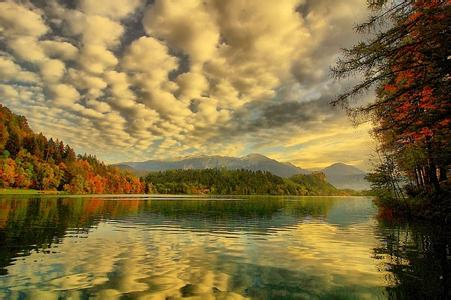
//> input picture 练习/仿射变换/build/bin/1.jpeg, 451 x 300 px
$ ./c   (built with g++ and OpenCV 4)
//> lines starting //> are read from the running program, lines starting //| are printed output that depends on the picture
#include<opencv2/opencv.hpp>
#include<iostream>
using namespace cv;
using namespace std;
int main(int argc,char**argv)
{
    Point2f srcTr[3];//定义原图上三个点（三点确定一平面）
    Point2f dstTr[3];//目标图上三点
    Mat rotMat(2,3,CV_32FC1);//warp仿射矩阵和旋转矩阵都是2X3的
    Mat warpMat(2,3,CV_32FC1);
    Mat srcImage,dstImage_warp,dstImage_warp_rotate;
    srcImage=imread("1.jpeg",1);
//> srcImage is the input picture: 300 rows x 451 cols, CV_8UC3; mean B, G, R 66.7, 115.5, 134.7
    dstImage_warp=Mat::zeros(srcImage.rows,srcImage.cols,srcImage.type());
    srcTr[0]=Point2f(0,0);//原图3点与目标图3点以求仿射变换矩阵warpMat
    srcTr[1]=Point2f(static_cast<float>(srcImage.cols-1),0);
    srcTr[2]=Point2f(0,static_cast<float>(srcImage.rows-1));
    dstTr[0]=Point2f(static_cast<float>(srcImage.cols*0.0),static_cast<float>(srcImage.rows*0.33));
//> dstTr = 3 Points (x, y): [0, 99], [0, 0], [0, 0]
    dstTr[1]=Point2f(static_cast<float>(srcImage.cols*0.8),static_cast<float>(srcImage.rows*0.0));
     dstTr[2]=Point2f(static_cast<float>(srcImage.cols*0.5),static_cast<float>(srcImage.rows*0.8));
     warpMat=getAffineTransform(srcTr,dstTr);//来求warp矩阵，注意变换后那3点时对应的
//> warpMat = [[0.802, 0.754, 0], [-0.22, 0.472, 99]]
     warpAffine(srcImage,dstImage_warp,warpMat,dstImage_warp.size(),CV_INTER_LINEAR+CV_WARP_FILL_OUTLIERS );
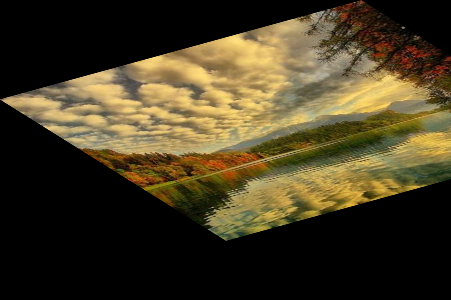
//> dstImage_warp: 300 rows x 451 cols, CV_8UC3; mean B, G, R 34.4, 58.9, 68.9
     Point center=Point(dstImage_warp.cols/2,dstImage_warp.rows/2);//旋转中心
//> center = Point(225, 150)
     double angle=-180;//旋转角度
      double scale=1.2;//放大倍数
       rotMat=getRotationMatrix2D(center,angle,scale);//旋转矩阵
       warpAffine(dstImage_warp,dstImage_warp_rotate,rotMat,dstImage_warp.size());
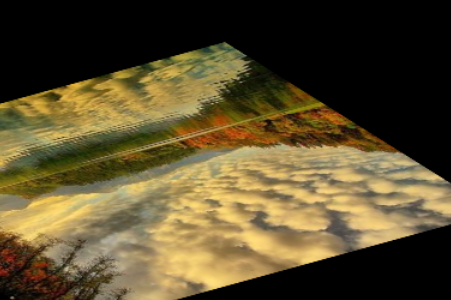
//> dstImage_warp_rotate: 300 rows x 451 cols, CV_8UC3; mean B, G, R 45.4, 77.5, 90.3
       imshow("origin",srcImage);
       imshow("warp",dstImage_warp);
        imshow("warp_rotation",dstImage_warp_rotate);
        waitKey(0);
         return 0;
}
